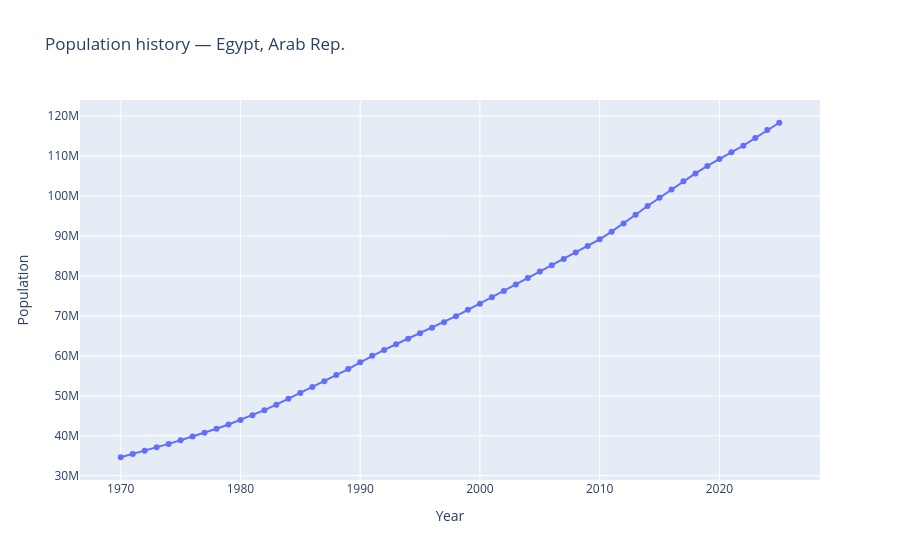

The notebook cell this image was saved under:
### Code cell
egypt_history = get_country_history(df, "EGY")
print(egypt_history.head(70))
fig = create_population_history_chart(egypt_history)
fig.show()
